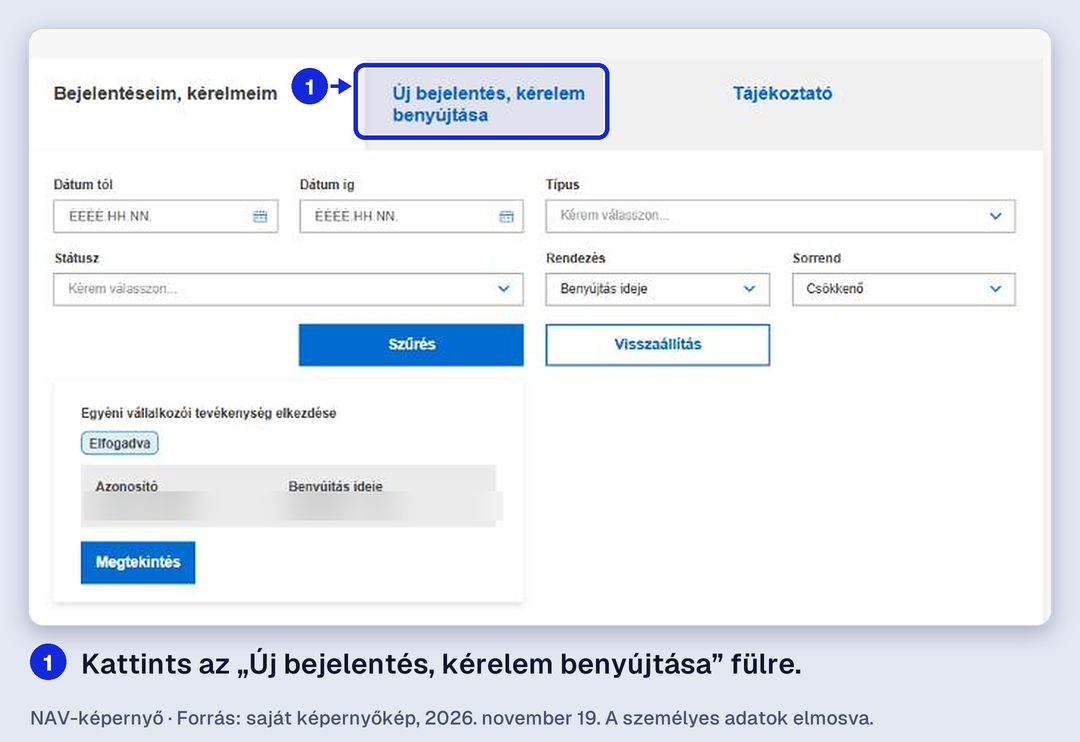
#> input picture utmutato_kepek/valtozas/02_ugyseged_fooldal.png, 1080 x 742 px, given in place of 02_fooldal_teljes.jpg, which was not available
$ python valtozas_kepek.py ../valtozas/02_ugyseged_fooldal.png
#> lines starting #> are read from the running program, lines starting #| are printed output that depends on the picture
"""Változás-útmutatók képei (SPEC §28.5.4) a tulaj saját NAV-képernyőképeiből – elmosás, jelölés, ellenőrzés.

    python C:/Users/UpgradePC/konyvelo_app/utmutato_kepek/_eszkoz/valtozas_kepek.py

1. Forrás: sajat/vallalkozas_bejelentes/_nyers/*.jpg (a tulaj 2026-11-19-i képei; a nyers mappa a helyén marad,
   semmi nem kerül ki onnan elmosás nélkül).
2. Elmosás TERÜLETRE (kézzel megadott téglalapok, csak koordináták): a fejléc felhasználóneve, a személyes adatok
   teljes értékoszlopa, a címek, az azonosítók, a főtevékenység doboza. Utána kivágás (a fejléc és a bal menü kimarad).
   Az elmosott forrás: _nyers/valtozas/<NN>_<slug>.png (ez már nem tartalmaz személyes adatot).
3. index.json a valtozas/ mappában (annotate.py formátum) + `python annotate.py valtozas` = a kész, jelölt képek.
4. ELLENŐRZÉS (OCR csak a memóriában, a Windows magyar OCR-jével, 2x és 3x nagyításon): a nyers képen az elmosott
   területekre eső szavakat a memóriában gyűjti, és megnézi, hogy az elmosott forrásban és a kész @2x képen egyik sem
   olvasható-e; az elmosott területen belül semmilyen szó nem olvasható-e; és hogy nem maradt-e 6+ jegyű szám
   (azonosító). CSAK DARABSZÁMOT ír ki – szöveget soha, fájlba sem. A munkafájl (_sajat/_munka/ocr_munka.png) a végén
   egy fehér képpontra ürül, ahogy a sajat_kepek.py-nál.
Kapcsolók: --csak-ellenoriz (nem rajzol újra, csak a meglévő kimenetet ellenőrzi)
"""
from __future__ import annotations

import datetime as dt
import json
import os
import re
import shutil
import subprocess
import sys
import unicodedata

from PIL import Image, ImageDraw, ImageFilter, ImageOps

try:
    sys.stdout.reconfigure(encoding='utf-8', errors='replace')
except Exception:  # pragma: no cover
    pass

ITT = os.path.dirname(os.path.abspath(__file__))
KEPEK = os.path.dirname(ITT)
NYERS = os.path.join(KEPEK, 'sajat', 'vallalkozas_bejelentes', '_nyers')
ELMOSOTT = os.path.join(KEPEK, '_nyers', 'valtozas')
CEL = os.path.join(KEPEK, 'valtozas')
MUNKA = os.path.join(KEPEK, '_sajat', '_munka', 'ocr_munka.png')
FEJLEC_NEV = (455, 6, 615, 44)          # „Bejelentkezett felhasználó” alatti név – minden képen
FORRAS_ROVID = 'NAV-képernyő · Forrás: saját képernyőkép, 2026. november 19. A személyes adatok elmosva.'
FORRAS = {'id': 'sajat_2026-11-19', 'cim': 'Saját képernyőkép a NAV Vállalkozói Ügysegédből (adatváltozás-űrlap, nem beküldve)',
          'url': None, 'datum': '2026-11-19', 'oldal': None, 'fajta': 'sajat_kepernyokep'}

# sorszám, slug (= lépéskulcs), nyers fájl, elmosandó területek (nyers px), kivágás, képernyőcím, felirat, jelölések
LEPESEK = [
    (2, 'ugyseged_fooldal', '02_fooldal_teljes.jpg', [(130, 378, 416, 398)], (92, 62, 790, 470),
     'Bejelentéseim, kérelmeim', 'Az Ügysegéd kezdőlapja: kattints a középső fülre.',
     [(1, (318, 90, 484, 134), 'tinta', 'Kattints az „Új bejelentés, kérelem benyújtása” fülre.')]),
    (3, 'valtozas_inditas', '03_uj_bejelentes_meglevo_ev.jpg', [(428, 174, 770, 502)], (92, 62, 790, 620),
     'Új bejelentés, kérelem benyújtása', 'Fent a mostani adataid (elmosva), lent az adatváltozás bejelentése.',
     [(1, (124, 568, 284, 602), 'tinta', 'Görgess le, és kattints a „Bejelentés kitöltése” gombra.')]),
    (4, 'valtozas_szemelyi', '04_valtozas_szemelyi_adatok_kitoltve.jpg', [(436, 280, 770, 446)], (92, 62, 790, 530),
     '1. Személyi adatok', 'A NAV kitölti, neked csak a születési országot kell kiválasztanod.',
     [(1, (106, 362, 560, 386), 'borostyan', 'Születési ország: válaszd ki, hol születtél. Kötelező.', 'jobb'),
      (2, (610, 476, 768, 510), 'tinta', 'Kattints a „Tovább” gombra.')]),
    (5, 'valtozas_cimadatok', '05_valtozas_cimadatok.jpg', [(120, 304, 744, 346)], (92, 140, 790, 600),
     '2. Vállalkozói címadatok', 'Az aktuális székhelyed (elmosva), alatta az új székhely és az új telephely gombja.',
     [(1, (125, 381, 283, 414), 'tinta', 'Ha költözöl: „Új székhely”.'),
      (2, (125, 498, 283, 532), 'tinta', 'Ha új telephelyed lesz: „Új telephely hozzáadása”.'),
      (3, (600, 560, 758, 594), 'tinta', 'Ha a címeid nem változnak: „Tovább”.')]),
    (6, 'valtozas_uj_szekhely', '05_szekhely_mezok_1.jpg', [(120, 304, 744, 346)], (92, 140, 800, 624),
     'Az új székhely címe', 'Mezőnként írd be az új címet; a dátum a költözés napja.',
     [(1, (122, 382, 742, 576), 'borostyan', 'Írd be az új címet mezőnként: ország, irányítószám, település, közterület neve és jellege, házszám.', 'jobb'),
      (2, (122, 580, 276, 622), 'borostyan', 'Változás napja: ettől a naptól érvényes az új cím.', 'jobb')]),
    (7, 'valtozas_szekhely_mentes', '05_szekhely_mezok_2_telephely.jpg', [], (92, 55, 790, 555),
     'Mentés', 'Mentsd el az új címet, utána lépj tovább.',
     [(1, (125, 331, 295, 364), 'tinta', 'Kattints az „Új székhely adatainak mentése” gombra.'),
      (2, (600, 512, 758, 546), 'tinta', 'Utána: „Tovább”.')]),
    (8, 'valtozas_uj_telephely', '05_telephely_mezok.jpg', [(120, 254, 744, 296)], (92, 100, 800, 624),
     'Az új telephely címe', 'Ugyanúgy, mint a székhelynél: mezőnként a címet és a napot.',
     [(1, (122, 398, 742, 622), 'borostyan', 'Írd be a telephely címét mezőnként, ugyanúgy, mint a székhelynél.', 'jobb')]),
    (9, 'valtozas_tevekenysegek', '06_tevekenysegek.jpg', [(120, 366, 744, 414)], (92, 140, 790, 620),
     '3. Tevékenységek', 'A mostani főtevékenységed (elmosva), alatta az új tevékenység gombjai.',
     [(1, (125, 424, 283, 458), 'tinta', 'Ha más lesz a fő munkád: „Új főtevékenység”.'),
      (2, (125, 520, 283, 554), 'tinta', 'Ha a mostani mellett kezdesz újat: „Új tevékenység hozzáadása”.'),
      (3, (600, 581, 758, 615), 'tinta', 'Ha a tevékenységeid nem változnak: „Tovább”.')]),
    # k6c: the searched activity (his own) is blurred too
    (10, 'valtozas_ovtj_kereso', '06_ovtj_kereso.jpg', [(120, 366, 744, 414), (128, 522, 423, 559)], (92, 140, 790, 624),
     'A tevékenység keresése', 'Írj be egy szót vagy a kódot, és válaszd ki a sort.',
     [(1, (126, 518, 428, 560), 'borostyan', 'Ez a kereső: írj ide egy szót vagy az ÖVTJ-kódot, és válaszd ki a sort a listából.', 'jobb'),
      (2, (122, 568, 276, 612), 'borostyan', 'Adatváltozás ideje: ettől a naptól végzed.', 'jobb')]),
    (11, 'szunetel_inditas', '03_uj_bejelentes_meglevo_ev.jpg', [(428, 174, 770, 502)], (92, 62, 790, 620),
     'Új bejelentés, kérelem benyújtása', 'A szüneteltetés bejelentése ezen a lapon, lejjebb indul.',
     [(1, None, 'tinta', 'Görgess lejjebb: a szüneteltetés bejelentését a lap alján indítod.'),
      # k6c2: this card's button is the adatváltozás – crossed out (dashed = "ne ezt"), so nobody starts the wrong form
      (2, (124, 568, 284, 602), 'ures', 'Ez az adatváltozás gombja (kiszürkítve): most ne ezt nyomd meg.', 'jobb')]),
    # k6c: his tax choices (munkavégzés jellege, átalány, alanyi mentesség, közösségi adószám, árfolyam) are blurred too
    (12, 'valtozas_megtekintes', '12_megtekintes_3.jpg', [(395, 82, 758, 108), (114, 190, 749, 212), (114, 254, 749, 277), (114, 317, 749, 340), (114, 380, 749, 403), (114, 444, 749, 474)], (92, 120, 790, 560),
     'Bejelentéseim, kérelmeim – Megtekintés', 'A beküldött bejelentésed: töltsd le a NAV értesítését.',
     [(1, (106, 512, 264, 546), 'tinta', 'Kattints a „Letöltés” gombra, és töltsd fel nálunk az értesítést.')]),
]
# Lépések, amelyekhez meglévő (valódi, már elmosott) kép tartozik a két másik útmutatóból: másolat.
MASOLATOK = {
    'belepes': 'vallalkozas_bejelentes/01_belepes',
    'onya_belepes': 'meghatalmazas/01_onya_nyitooldal',
    'onya_profil': 'meghatalmazas/03_onya_profil',
    't101e_kereses': 'meghatalmazas/04_onya_uj_nyomtatvany',
}
# Lépéssorok fajtánként (SPEC §28.5.3 + §28.K.6); None = még nincs valódi kép (rajzolt vázlat kell / a tulaj fotózza).
FAJTAK = {
    'valtozas_szekhely': ['belepes', 'ugyseged_fooldal', 'valtozas_inditas', 'valtozas_szemelyi', 'valtozas_cimadatok', 'valtozas_uj_szekhely',
                          'valtozas_szekhely_mentes', 'valtozas_tevekenysegek', 'valtozas_ellenorzes', 'valtozas_megtekintes', 'app_feltoltes'],
    'valtozas_telephely': ['belepes', 'ugyseged_fooldal', 'valtozas_inditas', 'valtozas_szemelyi', 'valtozas_cimadatok', 'valtozas_uj_telephely',
                           'valtozas_tevekenysegek', 'valtozas_ellenorzes', 'valtozas_megtekintes', 'app_feltoltes'],
    'valtozas_tevekenyseg': ['belepes', 'ugyseged_fooldal', 'valtozas_inditas', 'valtozas_szemelyi', 'valtozas_cimadatok', 'valtozas_tevekenysegek',
                             'valtozas_ovtj_kereso', 'valtozas_ellenorzes', 'valtozas_megtekintes', 'app_feltoltes'],
    'valtozas_szuneteltetes': ['belepes', 'ugyseged_fooldal', 'szunetel_inditas', 'szunetel_datum', 'szunetel_ellenorzes', 'valtozas_megtekintes', 'app_feltoltes'],
    'valtozas_adoadat': ['onya_belepes', 'onya_profil', 't101e_kereses', 't101e_blokk', 't101e_bekuldes', 'app_feltoltes'],
    'valtozas_folytatas': ['belepes', 'ugyseged_fooldal', 'folytatas_inditas', 'folytatas_datum', 'folytatas_ellenorzes', 'valtozas_megtekintes', 'app_feltoltes'],
}
KEP_NELKUL = {'app_feltoltes': 'saját app-képernyő (nem NAV)'}
HIANYZIK = {
    'valtozas_ellenorzes': 'a tulaj fotózza az adatváltozás-űrlap 4. „Ellenőrzés” lapját (beküldés nélkül) – addig rajzolt vázlat',
    'szunetel_datum': 'a szüneteltetés lapjai a tulaj képén nem látszanak – rajzolt vázlat',
    'szunetel_ellenorzes': 'rajzolt vázlat',
    'folytatas_inditas': 'a szüneteltetés befejezésének kártyája [ELLENŐRIZENDŐ] – rajzolt vázlat',
    'folytatas_datum': 'rajzolt vázlat',
    'folytatas_ellenorzes': 'rajzolt vázlat',
    't101e_blokk': 'ONYA T101E űrlap – rajzolt vázlat',
    't101e_bekuldes': 'ONYA T101E beküldés – rajzolt vázlat',
}


# ---------------------------------------------------------------------------------------------------------------------
def mos(kep: Image.Image, r) -> None:
    """Erős elmosás: nagy blokkos pixelezés + Gauss – a szöveg alakja sem marad meg."""
    x0, y0, x1, y1 = [int(round(v)) for v in r]
    x0, y0, x1, y1 = max(0, x0), max(0, y0), min(kep.width, x1), min(kep.height, y1)
    if x1 <= x0 or y1 <= y0:
        return
    resz = kep.crop((x0, y0, x1, y1))
    blokk = max(10, min(x1 - x0, y1 - y0) // 2)
    kicsi = resz.resize((max(1, (x1 - x0) // blokk), max(1, (y1 - y0) // blokk)), Image.BILINEAR)
    resz = kicsi.resize(resz.size, Image.BILINEAR).filter(ImageFilter.GaussianBlur(max(6, (y1 - y0) / 3)))
    kep.paste(resz, (x0, y0))


# [4 lines left out: function norm, not called in this run]


def ocr_szavak(kep: Image.Image, nagyit: float) -> list:
    """[(norm_szo, x0, y0, x1, y1)] a megadott kép pixelében. A szöveg csak a memóriában van."""
    nagy = kep.resize((int(kep.width * nagyit), int(kep.height * nagyit)), Image.LANCZOS)
    out = []
    for valt in (nagy, ImageOps.invert(ImageOps.grayscale(nagy)).convert('RGB')):
        os.makedirs(os.path.dirname(MUNKA), exist_ok=True)
        valt.save(MUNKA)
        r = subprocess.run(['powershell', '-NoProfile', '-ExecutionPolicy', 'Bypass', '-File', os.path.join(ITT, 'ocr.ps1'), MUNKA], capture_output=True)
        if r.returncode != 0:
            raise RuntimeError('az OCR nem futott le')
        d = json.loads(r.stdout.decode('utf-8-sig'))
        for s in d.get('sorok') or []:
            for w in s.get('szavak') or []:
                out.append((norm(w['t']), w['x'] / nagyit, w['y'] / nagyit, (w['x'] + w['w']) / nagyit, (w['y'] + w['h']) / nagyit))
    munka_urit()
    return out


def munka_urit():
    if os.path.exists(MUNKA):
        Image.new('RGB', (1, 1), (255, 255, 255)).save(MUNKA)


def benne(w, r, tures=2) -> bool:
    cx, cy = (w[1] + w[3]) / 2, (w[2] + w[4]) / 2
    return r[0] - tures <= cx <= r[2] + tures and r[1] - tures <= cy <= r[3] + tures


HOSSZU_SZAM = re.compile(r'\d{6,}')
# Nyilvános felületi értékek helye a nyers képen (nem személyes adat): az „Ország” lenyíló alapértéke és a rögzítés
# napja a dátummezőkben. Az itt felismert szó nem számít hibának.
SZABAD_TERULET = {
    'valtozas_uj_szekhely': [(126, 398, 426, 420), (126, 596, 272, 620)],
    'valtozas_uj_telephely': [(126, 466, 426, 490)],
    'valtozas_ovtj_kereso': [(126, 590, 272, 614)],
    'valtozas_szekhely_mentes': [(126, 98, 426, 118), (126, 300, 272, 322)],
}


def szabad_szam(m: str) -> bool:
    return m in SZABAD_SZAM or '20261119'.startswith(m)
# a felület nyilvános számai (nem személyes adat): az ÖVTJ-mintasor kódja és a rögzítés napja a dátummezőkben
SZABAD_SZAM = {'741201', '20261119'}


# [5 lines left out: function szemelyes_halmaz, not called in this run]


# k6c2 (2. kör): elmosott terület → üres beviteli mező (a kereső maga nem személyes adat, csak a beírt keresés)
URES_MEZO = {'valtozas_ovtj_kereso': [((126, 520, 425, 561), (128, 528, 423, 552))]}
# k6c2 (2. kör): kiszürkített gomb (nem ezt kell megnyomni ezen a lépésen)
SZURKIT = {'szunetel_inditas': [(126, 569, 283, 601)]}


def mos_es_ment(l) -> tuple[Image.Image, list]:
    nn, slug, fajl, teruletek, *_ = l
    kep = Image.open(os.path.join(NYERS, fajl)).convert('RGB')
#> kep is the input picture: PIL image 1080x742 RGB; mean R, G, B 233.1, 236.6, 242.9
    rs = [FEJLEC_NEV] + list(teruletek)
    for r in rs:
        mos(kep, r)
#> this loop made 2 passes
#> pass 1, in mos, `resz = kep.crop((x0, y0, x1, y1))`:
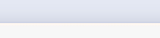
#> resz: PIL image 160x38 RGB; mean R, G, B 232.4, 234.5, 241.3
#> pass 1, in mos, `resz = kicsi.resize(resz.size, Image.BILINEAR).filter(ImageFilter.Gaus..`:
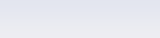
#> resz: PIL image 160x38 RGB; mean R, G, B 232, 233.5, 240.5
    # k6c2 (2. kör): az elmosott kereső helyére üres beviteli mező – látszódjon, hová kell írni
    for r, doboz in URES_MEZO.get(slug, []):
        d = ImageDraw.Draw(kep)
        d.rectangle(r, fill=(255, 255, 255))
        d.rectangle(doboz, fill=(255, 255, 255), outline=(190, 190, 190), width=1)
    # k6c2 (2. kör): a nem ide való gomb kiszürkítve (a szüneteltetés lépésén az adatváltozás gombja)
    for r in SZURKIT.get(slug, []):
        resz = ImageOps.grayscale(kep.crop(r)).convert('RGB')
        kep.paste(Image.blend(resz, Image.new('RGB', resz.size, (255, 255, 255)), 0.62), (r[0], r[1]))
    os.makedirs(ELMOSOTT, exist_ok=True)
    ut = os.path.join(ELMOSOTT, f'{nn:02d}_{slug}.png')
    if os.path.exists(ut):
        regi = os.path.join(KEPEK, '_regi', 'valtozas_nyers')
        os.makedirs(regi, exist_ok=True)
        shutil.move(ut, os.path.join(regi, f'{nn:02d}_{slug}_{dt.datetime.now():%Y%m%d_%H%M%S}.png'))
    kep.save(ut)
    return kep, rs


def ellenoriz(l, elmosott: Image.Image, rs: list) -> dict:
    """Darabszámok: a nyers kép elmosott területeiről felismert szavakból hány olvasható az elmosott képen, a
    területeken belül hány szó olvasható, és hány hosszú (6+ jegyű) szám maradt. Szöveget nem ad vissza."""
    _, _, fajl, *_ = l
    nyers = Image.open(os.path.join(NYERS, fajl)).convert('RGB')
    nyers_szavak = ocr_szavak(nyers, 2.0)
    szemelyes = szemelyes_halmaz(nyers_szavak, rs)
    hiba = {'szemelyes_szo': len(szemelyes), 'olvashato_szemelyes': 0, 'szo_az_elmosott_teruleten': 0, 'hosszu_szam': 0}
    for nagyit in (2.0, 3.0):
        szavak = ocr_szavak(elmosott, nagyit)
        sz = SZABAD_TERULET.get(l[1], [])
        szavak = [w for w in szavak if not any(benne(w, r) for r in sz)]
        hiba['olvashato_szemelyes'] += sum(1 for w in szavak if w[0] in szemelyes)
        hiba['szo_az_elmosott_teruleten'] += sum(1 for w in szavak if len(w[0]) >= 2 and any(benne(w, r, -3) for r in rs))
        hiba['hosszu_szam'] += sum(1 for w in szavak for m in HOSSZU_SZAM.findall(w[0]) if not szabad_szam(m))
    del nyers_szavak, szemelyes
    return hiba


# [97 lines left out: functions kesz_ellenoriz, index_ir, masolatok, not called in this run]


def main(argv):
    csak = '--csak-ellenoriz' in argv
    ossz = {'olvashato_szemelyes': 0, 'szo_az_elmosott_teruleten': 0, 'hosszu_szam': 0, 'olvashato_a_kesz_kepen': 0, 'hosszu_szam_a_kesz_kepen': 0}
    if not csak:
        for l in LEPESEK:
            kep, rs = mos_es_ment(l)
#> rs = [(455, 6, 615, 44), (130, 378, 416, 398)]
            h = ellenoriz(l, kep, rs)
#> the loop in ocr_szavak, `for valt in (nagy, ImageOps.invert(ImageOps.grayscale(nagy)).convert('..` made 1 pass
#> after the loop in ocr_szavak, `for valt in (nagy, ImageOps.invert(ImageOps.grayscale(nagy)).convert('..`: out = []
            for k in ('olvashato_szemelyes', 'szo_az_elmosott_teruleten', 'hosszu_szam'):
                ossz[k] += h[k]
            print(f"  {l[0]:02d} {l[1]}: elmosott forrás kész · gyűjtött szavak {h['szemelyes_szo']} · olvasható {h['olvashato_szemelyes']} · "
                  f"szó az elmosott területen {h['szo_az_elmosott_teruleten']} · hosszú szám {h['hosszu_szam']}")
        index_ir()
        masolatok()
        r = subprocess.run([sys.executable, os.path.join(KEPEK, 'annotate.py'), 'valtozas'], capture_output=True, text=True, encoding='utf-8', errors='replace')
        print(r.stdout.strip()[-2000:])
        if r.returncode != 0:
            print(r.stderr[-1500:])
            return 1
    for l in LEPESEK:
        h = kesz_ellenoriz(l)
        ossz['olvashato_a_kesz_kepen'] += h['olvashato_a_kesz_kepen']
        ossz['hosszu_szam_a_kesz_kepen'] += h['hosszu_szam_a_kesz_kepen']
        print(f"  kész {l[0]:02d} {l[1]}: gyűjtött szavak {h['szemelyes_szo']} · olvasható a kész képen {h['olvashato_a_kesz_kepen']} · "
              f"hosszú szám {h['hosszu_szam_a_kesz_kepen']}")
    munka_urit()
    jo = all(v == 0 for v in ossz.values())
    print('ÖSSZESEN:', json.dumps(ossz), '->', 'RENDBEN' if jo else 'NÉZD MEG (nem nulla)')
    return 0 if jo else 2


if __name__ == '__main__':
    sys.exit(main(sys.argv[1:]))
#> (the call stopped at in ocr_szavak, `r = subprocess.run(['powershell', '-NoProfile', '-ExecutionPolicy', 'B..`: subprocess is not available in this run)

$ run again, on utmutato_kepek/valtozas/03_valtozas_inditas.png
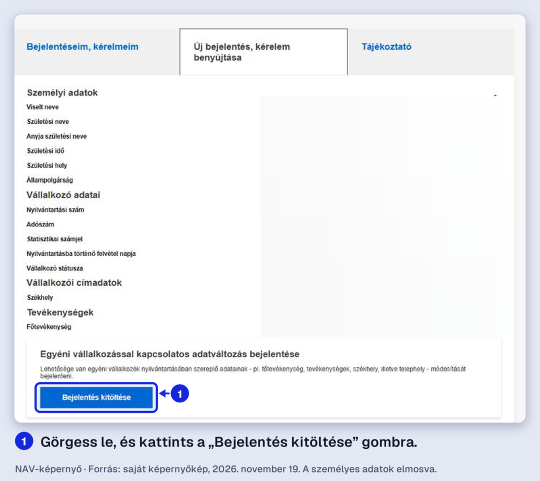
#> input picture utmutato_kepek/valtozas/03_valtozas_inditas.png, 1080 x 962 px, given in place of 02_fooldal_teljes.jpg, which was not available (shown at 1/2 size)
#> in mos_es_ment, kep is the input picture: PIL image 1080x962 RGB; mean R, G, B 237.2, 239.2, 243.5
#> the loop in mos_es_ment, `for r in rs:` made 2 passes
#> pass 2, in mos (call 2), `resz = kicsi.resize(resz.size, Image.BILINEAR).filter(ImageFilter.Gaus..`:
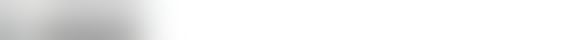
#> resz: PIL image 286x20 RGB (shown 2 times larger); mean R, G, B 239.6, 239.8, 239.6
#> rs = [(455, 6, 615, 44), (130, 378, 416, 398)]
#> in ocr_szavak, `nagy = kep.resize((int(kep.width * nagyit), int(kep.height * nagyit)),..`:
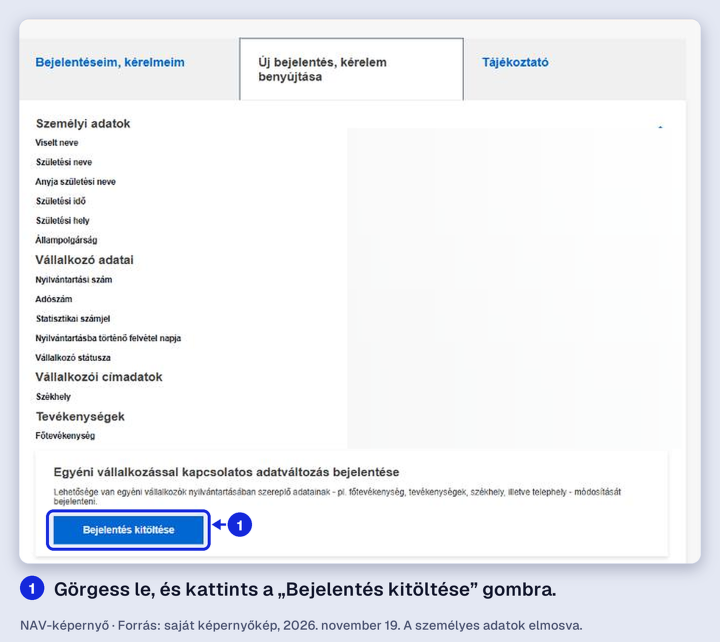
#> nagy: PIL image 2160x1924 RGB (shown at 1/3 size); mean R, G, B 237.2, 239.1, 243.5
#> the loop in ocr_szavak, `for valt in (nagy, ImageOps.invert(ImageOps.grayscale(nagy)).convert('..` made 1 pass
#> after the loop in ocr_szavak, `for valt in (nagy, ImageOps.invert(ImageOps.grayscale(nagy)).convert('..`: out = []
